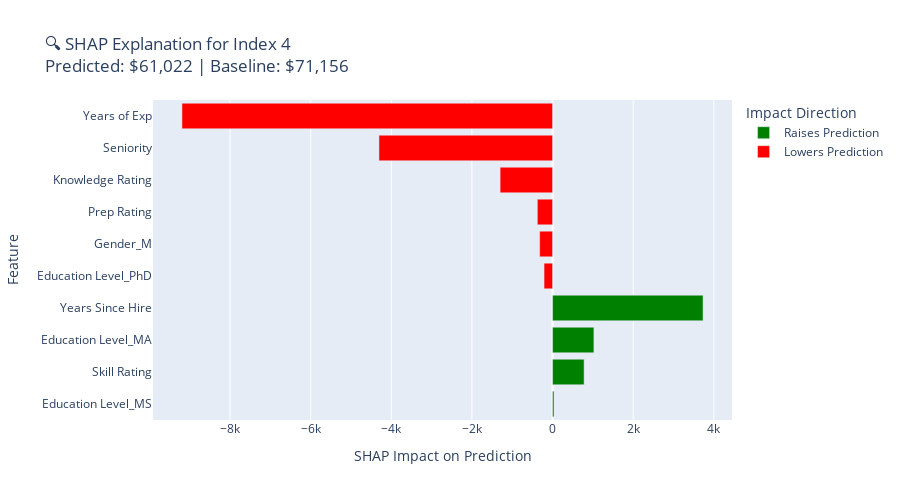

The notebook cell saved with this chart:
### Code cell
import plotly.express as px
import shap
import pandas as pd

# Set the original index from df (can be anything in df)
original_index = 4  # 👈 change this to whichever row you want to explain

# Make sure that row exists
if original_index not in df_encoded.index:
    raise ValueError(f"Index {original_index} not found in original data!")

# Match exact features used for training
x_target = df_encoded.loc[[original_index], X_clean.columns]

# SHAP: Use KernelExplainer (you already fit model_noOuts earlier)
explainer = shap.KernelExplainer(model_noOuts.predict, X_clean)
shap_values = explainer.shap_values(x_target)

# Create SHAP DataFrame for display
shap_df = pd.DataFrame({
    "Feature": x_target.columns,
    "Value": x_target.iloc[0].values,
    "SHAP Impact": shap_values[0]
})
shap_df["Abs Impact"] = shap_df["SHAP Impact"].abs()
shap_df["Impact Direction"] = shap_df["SHAP Impact"].apply(lambda x: "Raises Prediction" if x > 0 else "Lowers Prediction")
shap_df = shap_df.sort_values("Abs Impact", ascending=True)

baseline = float(explainer.expected_value)  # ensure it's a plain number
title = (
    f"🔍 SHAP Explanation for Index {original_index}<br>"
    f"Predicted: ${model_noOuts.predict(x_target)[0]:,.0f} | "
    f"Baseline: ${baseline:,.0f}"
)

# Interactive plot
fig = px.bar(
    shap_df,
    x="SHAP Impact",
    y="Feature",
    orientation="h",
    color="Impact Direction",
    hover_data={
        "Value": True,
        "SHAP Impact": True,
        "Feature": False,
        "Impact Direction": False
    },
    title=title,
    color_discrete_map={
        "Raises Prediction": "green",
        "Lowers Prediction": "red"
    }
)

fig.update_layout(
    xaxis_title="SHAP Impact on Prediction",
    yaxis_title="Feature",
    height=500
)

fig.show()

### Figure 1 — Plotly figure (JSON) as saved in the notebook; plotly's stock layout.template omitted (floating-point values rounded to 4 significant figures)
{"data": [{"alignmentgroup": "True", "customdata": [[false, "Raises Prediction"], [3, "Raises Prediction"], [true, "Raises Prediction"], [0, "Raises Prediction"]], "hovertemplate": "SHAP Impact=%{x}<br>Value=%{customdata[0]}<extra></extra>", "legendgroup": "Raises Prediction", "marker": {"color": "green", "pattern": {"shape": ""}}, "name": "Raises Prediction", "offsetgroup": "Raises Prediction", "orientation": "h", "showlegend": true, "textposition": "auto", "type": "bar", "x": [35.5, 782.5, 1025.0, 3732.0], "xaxis": "x", "y": ["Education Level_MS", "Skill Rating", "Education Level_MA", "Years Since Hire"], "yaxis": "y"}, {"alignmentgroup": "True", "customdata": [[false, "Lowers Prediction"], [false, "Lowers Prediction"], [0, "Lowers Prediction"], [3, "Lowers Prediction"], [1, "Lowers Prediction"], [3, "Lowers Prediction"]], "hovertemplate": "SHAP Impact=%{x}<br>Value=%{customdata[0]}<extra></extra>", "legendgroup": "Lowers Prediction", "marker": {"color": "red", "pattern": {"shape": ""}}, "name": "Lowers Prediction", "offsetgroup": "Lowers Prediction", "orientation": "h", "showlegend": true, "textposition": "auto", "type": "bar", "x": [-211.0, -319.9, -377.5, -1301.0, -4306.0, -9193.0], "xaxis": "x", "y": ["Education Level_PhD", "Gender_M", "Prep Rating", "Knowledge Rating", "Seniority", "Years of Exp"], "yaxis": "y"}], "layout": {"barmode": "relative", "height": 500, "legend": {"title": {"text": "Impact Direction"}, "tracegroupgap": 0}, "title": {"text": "🔍 SHAP Explanation for Index 4<br>Predicted: $61,022 | Baseline: $71,156"}, "xaxis": {"anchor": "y", "domain": [0, 1], "title": {"text": "SHAP Impact on Prediction"}}, "yaxis": {"anchor": "x", "domain": [0, 1], "title": {"text": "Feature"}}}}
